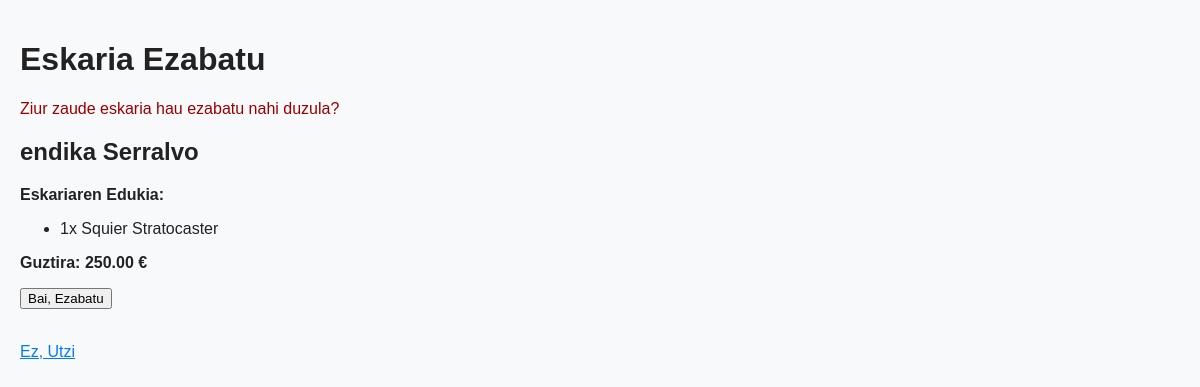
/admin/eskaria_ezabatu/index.php?id=1 (signed in), run on the app's committed database.
### tables this page shows
CREATE TABLE eskariak (
    id INTEGER PRIMARY KEY AUTOINCREMENT,
    data TEXT,
    izena TEXT,
    abizenak TEXT,
    helbidea TEXT,
    herria TEXT,
    postaKodea INTEGER,
    probintzia TEXT,
    emaila TEXT
);

CREATE TABLE eskaria_detaileak (
    id INTEGER PRIMARY KEY AUTOINCREMENT,
    eskaria_id INTEGER,
    produktua_id INTEGER,
    kopurua INTEGER,
    FOREIGN KEY(eskaria_id) REFERENCES eskariak(id)
);

CREATE TABLE gitarrak (
    id INTEGER PRIMARY KEY AUTOINCREMENT,
    izena TEXT,
    deskribapena TEXT,
    prezioa REAL,
    irudia TEXT,
    kategoriak_ID INTEGER,
    ofertas INTEGER,
    novedades INTEGER,
    descuento REAL
);

### klaseak/com/leartik/unai/eskariak/EskariaDB.php (called while the page is built, shortened)
<?php
require_once __DIR__ . '/Eskaria.php';
require_once __DIR__ . '/../bezeroak/Bezeroa.php';
require_once __DIR__ . '/Detailea.php';
require_once __DIR__ . '/../produktuak/produktuak.php';
class EskariaDB
{
    private $konexioa;
    public function __construct()
    {
        $rootDir = realpath(__DIR__ . DIRECTORY_SEPARATOR . '..' . DIRECTORY_SEPARATOR . '..' . DIRECTORY_SEPARATOR . '..' . DIRECTORY_SEPARATOR . '..' . DIRECTORY_SEPARATOR . '..');
        $this->db_path = $rootDir . DIRECTORY_SEPARATOR . 'db' . DIRECTORY_SEPARATOR . 'dendadb.sqlite';
        try {
            $this->konexioa = new PDO("sqlite:" . $this->db_path);
            $this->konexioa->setAttribute(PDO::ATTR_ERRMODE, PDO::ERRMODE_EXCEPTION);
        } catch (PDOException $e) {
            die("Konexio errorea: " . $e->getMessage());
        }
    }
    private function createTablesIfNotExists()
    {
        $sqlEskaria = "CREATE TABLE IF NOT EXISTS eskariak (
            id INTEGER PRIMARY KEY AUTOINCREMENT,
            data TEXT,
            izena TEXT,
            abizenak TEXT,
            helbidea TEXT,
            herria TEXT,
            postaKodea INTEGER,
            probintzia TEXT,
            emaila TEXT
        )";
        $this->konexioa->exec($sqlEskaria);
        $sqlDetaileak = "CREATE TABLE IF NOT EXISTS eskaria_detaileak (
            id INTEGER PRIMARY KEY AUTOINCREMENT,
            eskaria_id INTEGER,
            produktua_id INTEGER,
            kopurua INTEGER,
            FOREIGN KEY(eskaria_id) REFERENCES eskariak(id)
        )";
        $this->konexioa->exec($sqlDetaileak);
    }
    public function selectEskaria(int $id): ?Eskaria
    {
        try {
            $sql = "SELECT * FROM eskariak WHERE id = :id";
            $stmt = $this->konexioa->prepare($sql);
            $stmt->bindValue(':id', $id);
            $stmt->execute();
            $row = $stmt->fetch(PDO::FETCH_ASSOC);
            if ($row) {
                $eskaria = new Eskaria();
                $eskaria->setId($row['id']);
                $eskaria->setData($row['data']);
                $bezeroa = new Bezeroa();
                $bezeroa->setIzena($row['izena']);
                $bezeroa->setAbizenak($row['abizenak']);
                $bezeroa->setHelbidea($row['helbidea']);
                $bezeroa->setHerria($row['herria']);
                $bezeroa->setPostaKodea($row['postaKodea']);
                $bezeroa->setProbintzia($row['probintzia']);
                $bezeroa->setEmaila($row['emaila']);
                $eskaria->setBezeroa($bezeroa);
                $sqlDetails = "SELECT d.kopurua, p.id as p_id, p.izena as p_izena, p.deskribapena, p.prezioa
                               FROM eskaria_detaileak d
                               -- LEFT JOIN could be better if produktua is deleted, but assuming integrity
                               -- Wait, we need to reconstruct Produktua.
                               -- I should probably join with products table if I want full product info.
                               -- But 'Produktua' table interactions are handled by ProduktuakDB maybe?
                               -- For simplicity here I will assume I can just fetch IDs or basic info if products table exists.
                               -- I don't see 'produktuak' table structure but EskariaDB used to be standalone.
                               -- I will assume a 'produktuak' table exists from previous context or generic assumption.
                               -- But wait, I have 'Produktua' class.
                               -- Let's just fetch fields.
                               LEFT JOIN gitarrak p ON d.produktua_id = p.id
                               WHERE d.eskaria_id = :eskaria_id";
                $stmtDetails = $this->konexioa->prepare($sqlDetails);
                $stmtDetails->bindValue(':eskaria_id', $id);
                $stmtDetails->execute();
                $detaileak = [];
                while ($rowD = $stmtDetails->fetch(PDO::FETCH_ASSOC)) {
                    $produktua = new Produktua();
                    $produktua->setId($rowD['p_id']);
                    if (isset($rowD['p_izena']))
                        $produktua->setIzena($rowD['p_izena']);
                    if (isset($rowD['prezioa']))
                        $produktua->setPrezioa($rowD['prezioa']);
                    $detailea = new Detailea();
                    $detailea->setProduktua($produktua);
                    $detailea->setKopurua($rowD['kopurua']);
                    $detaileak[] = $detailea;
                }
                $eskaria->setDetaileak($detaileak);
                return $eskaria;
            }
        } catch (PDOException $e) {
            error_log("Errorea eskaria lortzean: " . $e->getMessage());
        }
        return null;
    }
}
?>

### klaseak/com/leartik/unai/eskariak/Eskaria.php (called while the page is built, shortened)
<?php
require_once __DIR__ . '/../bezeroak/Bezeroa.php';
require_once __DIR__ . '/Detailea.php';
class Eskaria
{
    private $bezeroa;
    private $detaileak;
    public function __construct()
    {
        $this->detaileak = [];
    }
    public function setBezeroa(Bezeroa $bezeroa)
    {
        $this->bezeroa = $bezeroa;
    }
    public function getBezeroa()
    {
        return $this->bezeroa;
    }
    public function setDetaileak($detaileak)
    {
        $this->detaileak = $detaileak;
    }
    public function getDetaileak()
    {
        return $this->detaileak;
    }
}
?>

### klaseak/com/leartik/unai/bezeroak/Bezeroa.php (called while the page is built, shortened)
<?php
class Bezeroa {
    private $izena;
    private $abizenak;
    public function setIzena($izena) {
        $this->izena = $izena;
    }
    public function getIzena() {
        return $this->izena;
    }
    public function setAbizenak($abizenak) {
        $this->abizenak = $abizenak;
    }
    public function getAbizenak() {
        return $this->abizenak;
    }
}
?>

### klaseak/com/leartik/unai/eskariak/Detailea.php (called while the page is built, shortened)
<?php
require_once __DIR__ . '/../produktuak/produktuak.php';
class Detailea
{
    private $produktua;
    private $kopurua;
    public function setProduktua(Produktua $produktua)
    {
        $this->produktua = $produktua;
    }
    public function getProduktua()
    {
        return $this->produktua;
    }
    public function setKopurua($kopurua)
    {
        $this->kopurua = $kopurua;
    }
    public function getKopurua()
    {
        return $this->kopurua;
    }
    public function getGuztira()
    {
        if ($this->produktua && $this->kopurua) {
            return $this->produktua->getPrezioa() * $this->kopurua;
        }
        return 0.0;
    }
}
?>

### klaseak/com/leartik/unai/produktuak/produktuak.php (called while the page is built, shortened)
<?php
class Produktua
{
    private $izena;
    private $prezioa;
    public function getIzena()
    {
        return $this->izena;
    }
    public function setIzena($izena)
    {
        $this->izena = $izena;
    }
    public function getPrezioa()
    {
        return $this->prezioa;
    }
    public function setPrezioa($prezioa)
    {
        $this->prezioa = $prezioa;
    }
}
?>

### admin/eskaria_ezabatu/eskaria_ezabatu.php (the view, shortened to what this page needs)
<!DOCTYPE html>
<html lang="eu">
<head>
</head>
<body>
    <h1>Eskaria Ezabatu</h1>
    <p class="error">Ziur zaude eskaria hau ezabatu nahi duzula?</p>
    <?php $bezeroa = $eskaria->getBezeroa(); ?>
    <h2><?php echo htmlspecialchars($bezeroa->getIzena() . ' ' . $bezeroa->getAbizenak()); ?></h2>
    <p><strong>Eskariaren Edukia:</strong></p>
    <ul>
        <?php
        $totala = 0;
        foreach ($eskaria->getDetaileak() as $d) {
            $p = $d->getProduktua();
            $totala += $d->getGuztira();
            echo "<li>" . $d->getKopurua() . "x " . htmlspecialchars($p->getIzena() ?? 'Produktua #' . $p->getId()) . "</li>";
        }
        ?>
    </ul>
    <p><strong>Guztira: <?php echo number_format($totala, 2); ?> €</strong></p>
    <form action="index.php" method="post">
        <input type="submit" value="Bai, Ezabatu">
    </form>
    <br>
    <p><a href="../index.php">Ez, Utzi</a></p>
</body>
</html>

### admin/eskaria_ezabatu/eskaria_ezabatu.php (style rules this page uses)
body { font-family: Arial, Helvetica, sans-serif; background: #f8f9fb; color: #222; margin: 0; padding: 20px }
h1 { color: #222 }
a { color: #007bff }
.error { color: #900 }

### data on the page
eskariak: $bezeroa->getIzena() . ' ' . $bezeroa->getAbizenak() "endika Serralvo"
eskaria_detaileak: kopurua "1", gitarrak.izena "Squier Stratocaster"

### other printed values
$totala "250.00"
